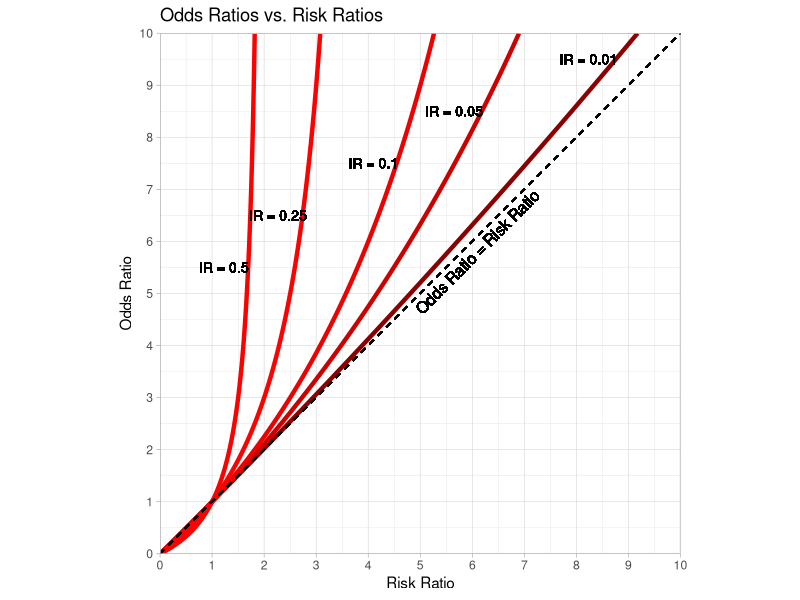
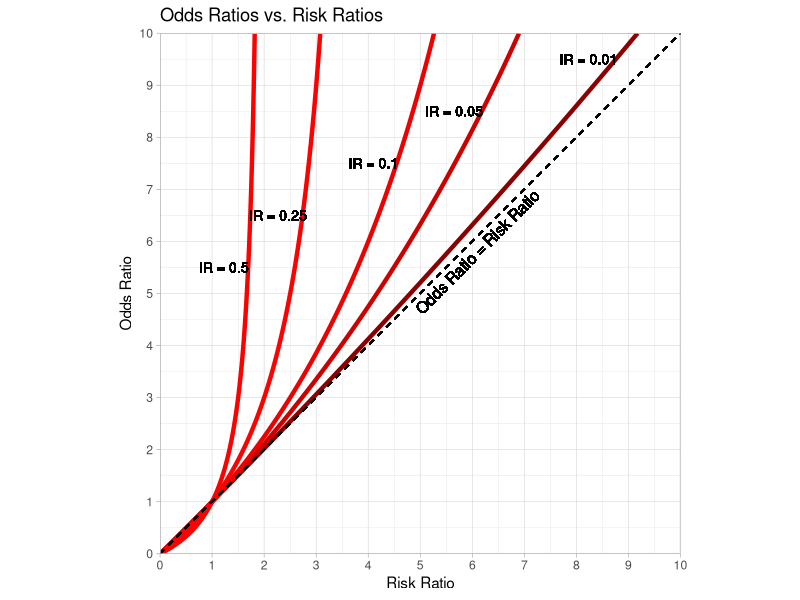

Source code (R) for these figures, in order: (Note: this script raises an error after producing the figures.)
setwd("~/Desktop/Statistics/Blog/ORvsRR")

ORvRR=function(inc_rate){
  i0 = seq(0,10, by = 0.001)
  I01 = inc_rate*1000
  b = rep(I01,length(i0))
  d = 1000-b
  a = b*i0
  a[a > 1000]= 1000 
  c = 1000-a
  OR = (a*d)/(b*c)
  RR = (a/(a+c))/(b/(b+d))
  
  ORRR=data.frame(OR,RR)
  return(ORRR)
}

c1=ORvRR(0.01)
c2=ORvRR(0.05)
c3=ORvRR(0.1)
c4=ORvRR(0.25)
c5=ORvRR(0.5)

df=data.frame(c1,c2,c3,c4,c5)
head(df)
str(df)
tail(df)
library(ggplot2)
library(ggthemes)

p = ggplot(df) + scale_x_continuous(breaks=0:10,limits=c(0,10),expand = c(0,0))+scale_y_continuous(breaks=0:10,limits=c(0,10),expand = c(0,0))
p = p + geom_line(aes(x=RR,y=OR),color="red4",size=1.5)
p = p + geom_line(aes(x=RR.1,y=OR.1),color="red3",size=1.5)
p = p + geom_line(aes(x=RR.2,y=OR.2),color="red2",size=1.5)
p = p + geom_line(aes(x=RR.3,y=OR.3),color="red1",size=1.5)
p = p + geom_line(aes(x=RR.4,y=OR.4),color="red",size=1.5)
p = p + theme_light() + ggtitle("Odds Ratios vs. Risk Ratios")
p = p + geom_segment(aes(x=0,y=0,xend=10,yend=10),linetype=2)
p = p + ylab("Odds Ratio") + xlab("Risk Ratio")
p = p + coord_equal(ratio=1)
p = p + geom_text(x = 1.23, y = 5.5, label = "IR = 0.5", size=3.5)
p = p + geom_text(x = 2.27, y = 6.5, label = "IR = 0.25", size=3.5)
p = p + geom_text(x = 4.1, y = 7.5, label = "IR = 0.1", size=3.5)
p = p + geom_text(x = 5.65, y = 8.5, label = "IR = 0.05", size=3.5)
p = p + geom_text(x = 8.23, y = 9.5, label = "IR = 0.01", size=3.5)
p = p + geom_text(x = 6.1, y = 5.8, angle = 45, label = "Odds Ratio = Risk Ratio", size=4)
p

ggsave("ORvRR.png",scale=1.2)


calcOR = c(1,3,9)
calcRR = c(1,2,3)
dfcalc=data.frame(calcRR,calcOR)
df25

p25 = ggplot(df) + scale_x_continuous(breaks=0:10,limits=c(0,10),expand = c(0,0))+scale_y_continuous(breaks=0:10,limits=c(0,10),expand = c(0,0))
p25 = p25 + geom_line(aes(x=RR.3,y=OR.3),color="red1",size=1.5)
p25 = p25 + geom_point(data=dfcalc,aes(x=calcRR,y=calcOR),size=4)
p25 = p25 + theme_light() + ggtitle("Odds Ratios vs. Risk Ratios")
p25 = p25 + ylab("Odds Ratio") + xlab("Risk Ratio")
p25 = p25 + coord_equal(ratio=1)
p25 = p25 + geom_text(x = 2.27, y = 6.5, label = "IR = 0.25", size=3.5)
p25

ggsave("ORvRR25.png",scale=1.2)
